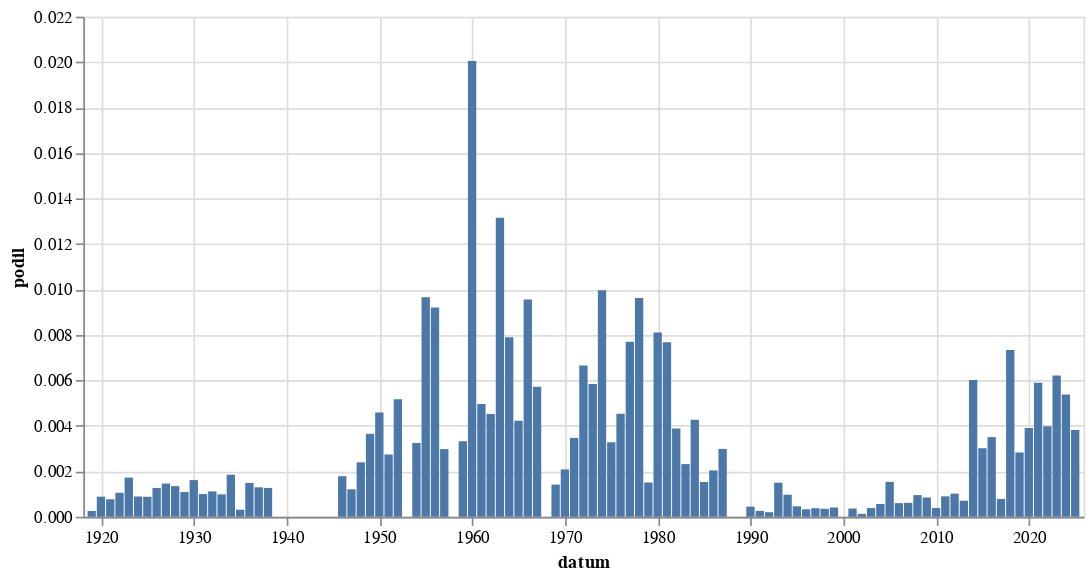

Notebook code cell kept with this figure:
### Code cell
alt.Chart(
    hledej(" [Šš]kol(k|ek)").to_pandas(),
    width = 600
).mark_bar(
).encode(
    alt.X('datum:T'),
    alt.Y('podil:Q')
)

### Figure 1 — Vega-Lite specification as saved in the notebook (floating-point values rounded to 4 significant figures)
{"config": {"view": {"continuousWidth": 300, "continuousHeight": 300}}, "data": {"name": "data-253e8bd7f86d0c6c78d79357cd845df0"}, "mark": {"type": "bar"}, "encoding": {"x": {"field": "datum", "type": "temporal"}, "y": {"field": "podil", "type": "quantitative"}}, "width": 600, "$schema": "https://vega.github.io/schema/vega-lite/v5.8.0.json", "datasets": {"data-253e8bd7f86d0c6c78d79357cd845df0": [{"datum": "1919-01-01T00:00:00", "text": 1, "text_right": 3946, "podil": 0.0002534, "co": " [Šš]kol(k|ek)"}, {"datum": "1920-01-01T00:00:00", "text": 5, "text_right": 5656, "podil": 0.000884, "co": " [Šš]kol(k|ek)"}, {"datum": "1921-01-01T00:00:00", "text": 6, "text_right": 7785, "podil": 0.0007707, "co": " [Šš]kol(k|ek)"}, {"datum": "1922-01-01T00:00:00", "text": 8, "text_right": 7580, "podil": 0.001055, "co": " [Šš]kol(k|ek)"}, {"datum": "1923-01-01T00:00:00", "text": 9, "text_right": 5228, "podil": 0.001721, "co": " [Šš]kol(k|ek)"}, {"datum": "1924-01-01T00:00:00", "text": 5, "text_right": 5606, "podil": 0.0008919, "co": " [Šš]kol(k|ek)"}, {"datum": "1925-01-01T00:00:00", "text": 4, "text_right": 4541, "podil": 0.0008809, "co": " [Šš]kol(k|ek)"}, {"datum": "1926-01-01T00:00:00", "text": 9, "text_right": 7099, "podil": 0.001268, "co": " [Šš]kol(k|ek)"}, {"datum": "1927-01-01T00:00:00", "text": 9, "text_right": 6160, "podil": 0.001461, "co": " [Šš]kol(k|ek)"}, {"datum": "1928-01-01T00:00:00", "text": 8, "text_right": 5941, "podil": 0.001347, "co": " [Šš]kol(k|ek)"}, {"datum": "1929-01-01T00:00:00", "text": 4, "text_right": 3684, "podil": 0.001086, "co": " [Šš]kol(k|ek)"}, {"datum": "1930-01-01T00:00:00", "text": 12, "text_right": 7437, "podil": 0.001614, "co": " [Šš]kol(k|ek)"}, {"datum": "1931-01-01T00:00:00", "text": 6, "text_right": 6002, "podil": 0.0009997, "co": " [Šš]kol(k|ek)"}, {"datum": "1932-01-01T00:00:00", "text": 4, "text_right": 3586, "podil": 0.001115, "co": " [Šš]kol(k|ek)"}, {"datum": "1933-01-01T00:00:00", "text": 4, "text_right": 4059, "podil": 0.0009855, "co": " [Šš]kol(k|ek)"}, {"datum": "1934-01-01T00:00:00", "text": 6, "text_right": 3242, "podil": 0.001851, "co": " [Šš]kol(k|ek)"}, {"datum": "1935-01-01T00:00:00", "text": 1, "text_right": 3221, "podil": 0.0003105, "co": " [Šš]kol(k|ek)"}, {"datum": "1936-01-01T00:00:00", "text": 5, "text_right": 3361, "podil": 0.001488, "co": " [Šš]kol(k|ek)"}, {"datum": "1937-01-01T00:00:00", "text": 4, "text_right": 3087, "podil": 0.001296, "co": " [Šš]kol(k|ek)"}, {"datum": "1938-01-01T00:00:00", "text": 2, "text_right": 1578, "podil": 0.001267, "co": " [Šš]kol(k|ek)"}, {"datum": "1946-01-01T00:00:00", "text": 5, "text_right": 2802, "podil": 0.001784, "co": " [Šš]kol(k|ek)"}, {"datum": "1947-01-01T00:00:00", "text": 3, "text_right": 2481, "podil": 0.001209, "co": " [Šš]kol(k|ek)"}, {"datum": "1948-01-01T00:00:00", "text": 6, "text_right": 2504, "podil": 0.002396, "co": " [Šš]kol(k|ek)"}, {"datum": "1949-01-01T00:00:00", "text": 3, "text_right": 822, "podil": 0.00365, "co": " [Šš]kol(k|ek)"}, {"datum": "1950-01-01T00:00:00", "text": 2, "text_right": 436, "podil": 0.004587, "co": " [Šš]kol(k|ek)"}, {"datum": "1951-01-01T00:00:00", "text": 1, "text_right": 365, "podil": 0.00274, "co": " [Šš]kol(k|ek)"}, {"datum": "1952-01-01T00:00:00", "text": 2, "text_right": 387, "podil": 0.005168, "co": " [Šš]kol(k|ek)"}, {"datum": "1954-01-01T00:00:00", "text": 2, "text_right": 616, "podil": 0.003247, "co": " [Šš]kol(k|ek)"}, {"datum": "1955-01-01T00:00:00", "text": 2, "text_right": 207, "podil": 0.009662, "co": " [Šš]kol(k|ek)"}, {"datum": "1956-01-01T00:00:00", "text": 3, "text_right": 326, "podil": 0.009202, "co": " [Šš]kol(k|ek)"}, {"datum": "1957-01-01T00:00:00", "text": 1, "text_right": 336, "podil": 0.002976, "co": " [Šš]kol(k|ek)"}, {"datum": "1959-01-01T00:00:00", "text": 1, "text_right": 301, "podil": 0.003322, "co": " [Šš]kol(k|ek)"}, {"datum": "1960-01-01T00:00:00", "text": 8, "text_right": 399, "podil": 0.02005, "co": " [Šš]kol(k|ek)"}, {"datum": "1961-01-01T00:00:00", "text": 2, "text_right": 403, "podil": 0.004963, "co": " [Šš]kol(k|ek)"}, {"datum": "1962-01-01T00:00:00", "text": 1, "text_right": 221, "podil": 0.004525, "co": " [Šš]kol(k|ek)"}, {"datum": "1963-01-01T00:00:00", "text": 4, "text_right": 304, "podil": 0.01316, "co": " [Šš]kol(k|ek)"}, {"datum": "1964-01-01T00:00:00", "text": 6, "text_right": 760, "podil": 0.007895, "co": " [Šš]kol(k|ek)"}, {"datum": "1965-01-01T00:00:00", "text": 2, "text_right": 473, "podil": 0.004228, "co": " [Šš]kol(k|ek)"}, {"datum": "1966-01-01T00:00:00", "text": 5, "text_right": 523, "podil": 0.00956, "co": " [Šš]kol(k|ek)"}, {"datum": "1967-01-01T00:00:00", "text": 3, "text_right": 524, "podil": 0.005725, "co": " [Šš]kol(k|ek)"}, {"datum": "1969-01-01T00:00:00", "text": 2, "text_right": 1413, "podil": 0.001415, "co": " [Šš]kol(k|ek)"}, {"datum": "1970-01-01T00:00:00", "text": 2, "text_right": 960, "podil": 0.002083, "co": " [Šš]kol(k|ek)"}, {"datum": "1971-01-01T00:00:00", "text": 3, "text_right": 865, "podil": 0.003468, "co": " [Šš]kol(k|ek)"}, {"datum": "1972-01-01T00:00:00", "text": 4, "text_right": 601, "podil": 0.006656, "co": " [Šš]kol(k|ek)"}, {"datum": "1973-01-01T00:00:00", "text": 5, "text_right": 856, "podil": 0.005841, "co": " [Šš]kol(k|ek)"}, {"datum": "1974-01-01T00:00:00", "text": 8, "text_right": 803, "podil": 0.009963, "co": " [Šš]kol(k|ek)"}, {"datum": "1975-01-01T00:00:00", "text": 3, "text_right": 915, "podil": 0.003279, "co": " [Šš]kol(k|ek)"}, {"datum": "1976-01-01T00:00:00", "text": 3, "text_right": 662, "podil": 0.004532, "co": " [Šš]kol(k|ek)"}, {"datum": "1977-01-01T00:00:00", "text": 6, "text_right": 779, "podil": 0.007702, "co": " [Šš]kol(k|ek)"}, {"datum": "1978-01-01T00:00:00", "text": 8, "text_right": 831, "podil": 0.009627, "co": " [Šš]kol(k|ek)"}, {"datum": "1979-01-01T00:00:00", "text": 1, "text_right": 663, "podil": 0.001508, "co": " [Šš]kol(k|ek)"}, {"datum": "1980-01-01T00:00:00", "text": 6, "text_right": 740, "podil": 0.008108, "co": " [Šš]kol(k|ek)"}, {"datum": "1981-01-01T00:00:00", "text": 4, "text_right": 521, "podil": 0.007678, "co": " [Šš]kol(k|ek)"}, {"datum": "1982-01-01T00:00:00", "text": 3, "text_right": 772, "podil": 0.003886, "co": " [Šš]kol(k|ek)"}, {"datum": "1983-01-01T00:00:00", "text": 2, "text_right": 863, "podil": 0.002317, "co": " [Šš]kol(k|ek)"}, {"datum": "1984-01-01T00:00:00", "text": 3, "text_right": 703, "podil": 0.004267, "co": " [Šš]kol(k|ek)"}, {"datum": "1985-01-01T00:00:00", "text": 1, "text_right": 653, "podil": 0.001531, "co": " [Šš]kol(k|ek)"}, {"datum": "1986-01-01T00:00:00", "text": 1, "text_right": 490, "podil": 0.002041, "co": " [Šš]kol(k|ek)"}, {"datum": "1987-01-01T00:00:00", "text": 2, "text_right": 670, "podil": 0.002985, "co": " [Šš]kol(k|ek)"}, {"datum": "1990-01-01T00:00:00", "text": 7, "text_right": 15752, "podil": 0.0004444, "co": " [Šš]kol(k|ek)"}, {"datum": "1991-01-01T00:00:00", "text": 8, "text_right": 31045, "podil": 0.0002577, "co": " [Šš]kol(k|ek)"}, {"datum": "1992-01-01T00:00:00", "text": 5, "text_right": 24879, "podil": 0.000201, "co": " [Šš]kol(k|ek)"}, {"datum": "1993-01-01T00:00:00", "text": 13, "text_right": 8681, "podil": 0.001498, "co": " [Šš]kol(k|ek)"}, {"datum": "1994-01-01T00:00:00", "text": 7, "text_right": 7203, "podil": 0.0009718, "co": " [Šš]kol(k|ek)"}, {"datum": "1995-01-01T00:00:00", "text": 4, "text_right": 8693, "podil": 0.0004601, "co": " [Šš]kol(k|ek)"}, {"datum": "1996-01-01T00:00:00", "text": 3, "text_right": 9139, "podil": 0.0003283, "co": " [Šš]kol(k|ek)"}, {"datum": "1997-01-01T00:00:00", "text": 6, "text_right": 15895, "podil": 0.0003775, "co": " [Šš]kol(k|ek)"}, {"datum": "1998-01-01T00:00:00", "text": 4, "text_right": 11413, "podil": 0.0003505, "co": " [Šš]kol(k|ek)"}, {"datum": "1999-01-01T00:00:00", "text": 8, "text_right": 19544, "podil": 0.0004093, "co": " [Šš]kol(k|ek)"}, {"datum": "2001-01-01T00:00:00", "text": 7, "text_right": 19300, "podil": 0.0003627, "co": " [Šš]kol(k|ek)"}, {"datum": "2002-01-01T00:00:00", "text": 2, "text_right": 15504, "podil": 0.000129, "co": " [Šš]kol(k|ek)"}, {"datum": "2003-01-01T00:00:00", "text": 8, "text_right": 20928, "podil": 0.0003823, "co": " [Šš]kol(k|ek)"}, {"datum": "2004-01-01T00:00:00", "text": 11, "text_right": 19522, "podil": 0.0005635, "co": " [Šš]kol(k|ek)"}, {"datum": "2005-01-01T00:00:00", "text": 39, "text_right": 25379, "podil": 0.001537, "co": " [Šš]kol(k|ek)"}, {"datum": "2006-01-01T00:00:00", "text": 11, "text_right": 18354, "podil": 0.0005993, "co": " [Šš]kol(k|ek)"}, {"datum": "2007-01-01T00:00:00", "text": 10, "text_right": 16287, "podil": 0.000614, "co": " [Šš]kol(k|ek)"}, {"datum": "2008-01-01T00:00:00", "text": 17, "text_right": 17835, "podil": 0.0009532, "co": " [Šš]kol(k|ek)"}, {"datum": "2009-01-01T00:00:00", "text": 17, "text_right": 20031, "podil": 0.0008487, "co": " [Šš]kol(k|ek)"}, {"datum": "2010-01-01T00:00:00", "text": 5, "text_right": 12869, "podil": 0.0003885, "co": " [Šš]kol(k|ek)"}, {"datum": "2011-01-01T00:00:00", "text": 16, "text_right": 17781, "podil": 0.0008998, "co": " [Šš]kol(k|ek)"}, {"datum": "2012-01-01T00:00:00", "text": 15, "text_right": 14732, "podil": 0.001018, "co": " [Šš]kol(k|ek)"}, {"datum": "2013-01-01T00:00:00", "text": 7, "text_right": 9881, "podil": 0.0007084, "co": " [Šš]kol(k|ek)"}, {"datum": "2014-01-01T00:00:00", "text": 125, "text_right": 20781, "podil": 0.006015, "co": " [Šš]kol(k|ek)"}, {"datum": "2015-01-01T00:00:00", "text": 64, "text_right": 21226, "podil": 0.003015, "co": " [Šš]kol(k|ek)"}, {"datum": "2016-01-01T00:00:00", "text": 78, "text_right": 22255, "podil": 0.003505, "co": " [Šš]kol(k|ek)"}, {"datum": "2017-01-01T00:00:00", "text": 14, "text_right": 17808, "podil": 0.0007862, "co": " [Šš]kol(k|ek)"}, {"datum": "2018-01-01T00:00:00", "text": 151, "text_right": 20582, "podil": 0.007337, "co": " [Šš]kol(k|ek)"}, {"datum": "2019-01-01T00:00:00", "text": 70, "text_right": 24751, "podil": 0.002828, "co": " [Šš]kol(k|ek)"}, {"datum": "2020-01-01T00:00:00", "text": 92, "text_right": 23572, "podil": 0.003903, "co": " [Šš]kol(k|ek)"}, {"datum": "2021-01-01T00:00:00", "text": 119, "text_right": 20176, "podil": 0.005898, "co": " [Šš]kol(k|ek)"}, {"datum": "2022-01-01T00:00:00", "text": 83, "text_right": 20822, "podil": 0.003986, "co": " [Šš]kol(k|ek)"}, {"datum": "2023-01-01T00:00:00", "text": 155, "text_right": 24959, "podil": 0.00621, "co": " [Šš]kol(k|ek)"}, {"datum": "2024-01-01T00:00:00", "text": 130, "text_right": 24168, "podil": 0.005379, "co": " [Šš]kol(k|ek)"}, {"datum": "2025-01-01T00:00:00", "text": 40, "text_right": 10482, "podil": 0.003816, "co": " [Šš]kol(k|ek)"}]}}
